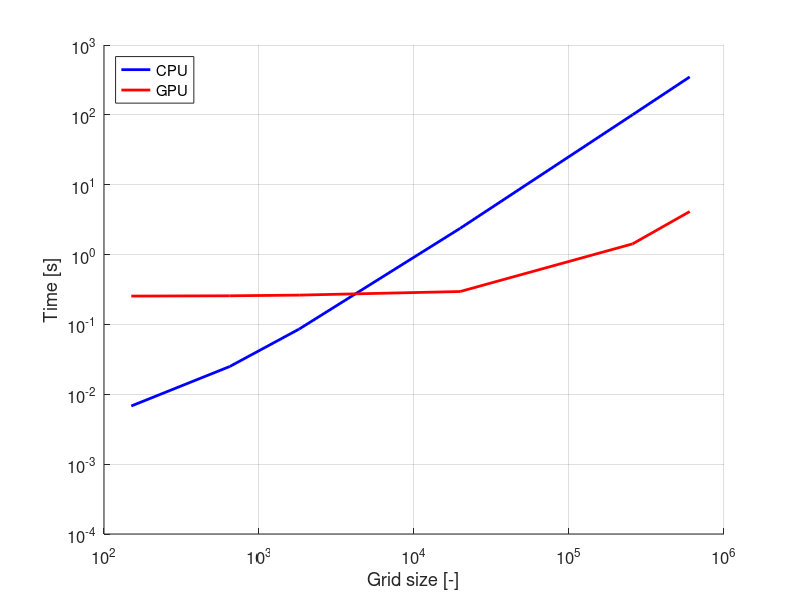
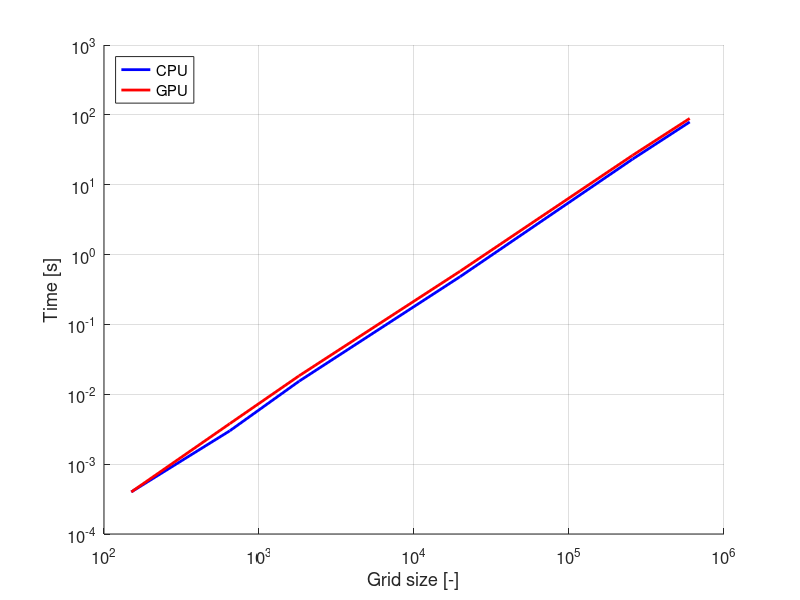
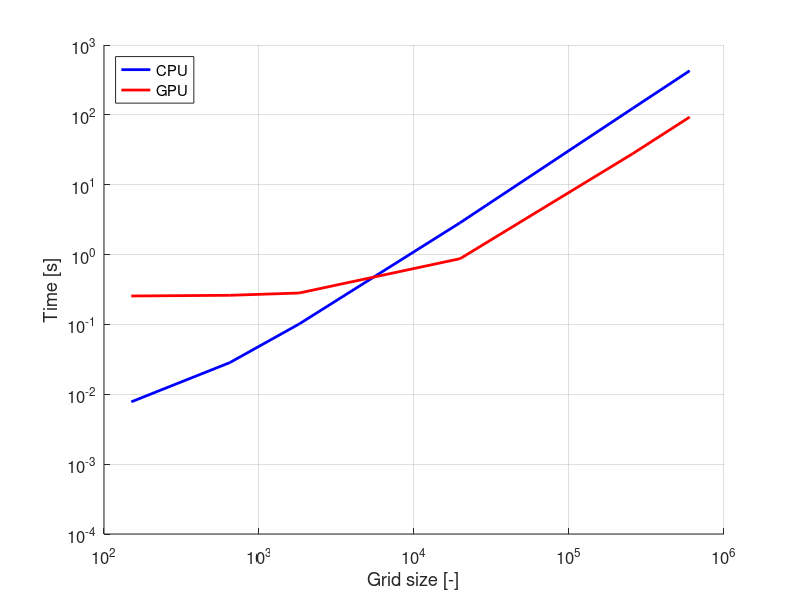
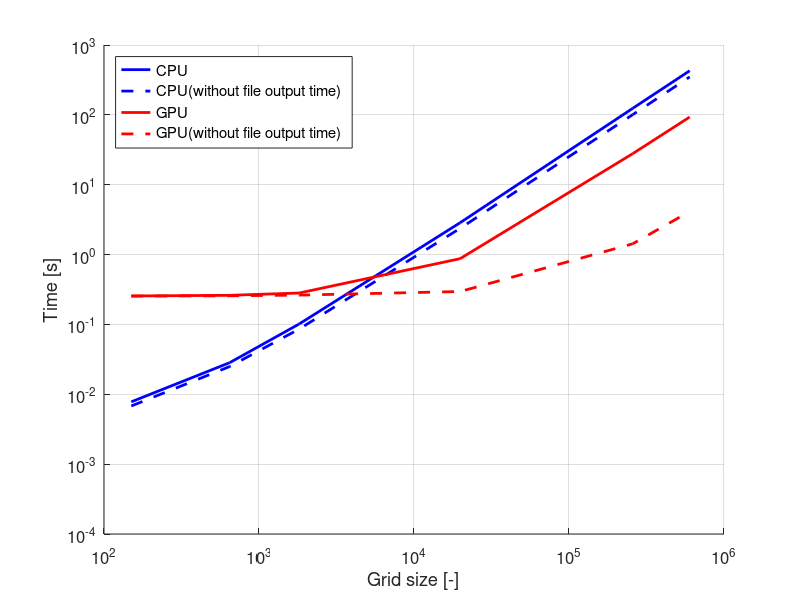

Write the MATLAB code that produced these figures, in order.
clear all;
close all;

%% load .csv files

exe_ = csvread("calculation_time_exe.csv",1,0);
save_ = csvread("calculation_time_save.csv",1,0);
sum_ = csvread("calculation_time_sum.csv",1,0);

%% Color Setting
% color
cpu_color = 'blue';
gpu_color = 'red';
% monochro
%cpu_color = 'black';
%gpu_color = [0.7 0.7 0.7];

%% plot EXE time

figure('Name',"exe");
set( gca,'FontSize',12 ); 
hold on;

xlabel('Grid size [-]');
ylabel('Time [s]');
ylim([10^(-4) 10^3]);
grid on;

% CPU
loglog(exe_(:,1),exe_(:,4), 'Color', cpu_color, 'LineWidth', 2);
% errorbar(exe_(:,1),exe_(:,4),exe_(:,5));
set(gca, 'XScale','log', 'YScale','log');
% GPU
loglog(exe_(:,1),exe_(:,2), 'Color', gpu_color, 'LineWidth', 2);
% errorbar(exe_(:,1),exe_(:,2),exe_(:,3));
set(gca, 'XScale','log', 'YScale','log');

legend('CPU','GPU','Location','northwest');

%% plot SAVE time

figure('Name',"save");
set( gca,'FontSize',12 ); 
hold on;

xlabel('Grid size [-]');
ylabel('Time [s]');
ylim([10^(-4) 10^3]);
grid on;

% CPU
loglog(save_(:,1),save_(:,4), 'Color', cpu_color, 'LineWidth', 2);
set(gca, 'XScale','log', 'YScale','log');
% GPU
loglog(save_(:,1),save_(:,2), 'Color', gpu_color, 'LineWidth', 2);
set(gca, 'XScale','log', 'YScale','log');

legend('CPU','GPU','Location','northwest');

%% plot SUM time

figure('Name',"sum");
set( gca,'FontSize',12 ); 
hold on;

xlabel('Grid size [-]');
ylabel('Time [s]');
ylim([10^(-4) 10^3]);
grid on;

% CPU
loglog(sum_(:,1),sum_(:,4), 'Color', cpu_color, 'LineWidth', 2);
set(gca, 'XScale','log', 'YScale','log');
% GPU
loglog(sum_(:,1),sum_(:,2), 'Color', gpu_color, 'LineWidth', 2);
set(gca, 'XScale','log', 'YScale','log');

legend('CPU','GPU','Location','northwest');

%% plot EXE & SUM time

figure('Name',"exe & sum");
set( gca,'FontSize',12 ); 
hold on;

xlabel('Grid size [-]');
ylabel('Time [s]');
ylim([10^(-4) 10^3]);
grid on;

% CPU
loglog(sum_(:,1),sum_(:,4), 'Color', cpu_color, 'LineWidth', 2);
loglog(exe_(:,1),exe_(:,4), '--', 'Color', cpu_color, 'LineWidth', 2);
set(gca, 'XScale','log', 'YScale','log');
% GPU
loglog(sum_(:,1),sum_(:,2), 'Color', gpu_color, 'LineWidth', 2);
loglog(exe_(:,1),exe_(:,2), '--', 'Color', gpu_color, 'LineWidth', 2);
set(gca, 'XScale','log', 'YScale','log');

legend('CPU','CPU(without file output time)','GPU','GPU(without file output time)','Location','northwest');